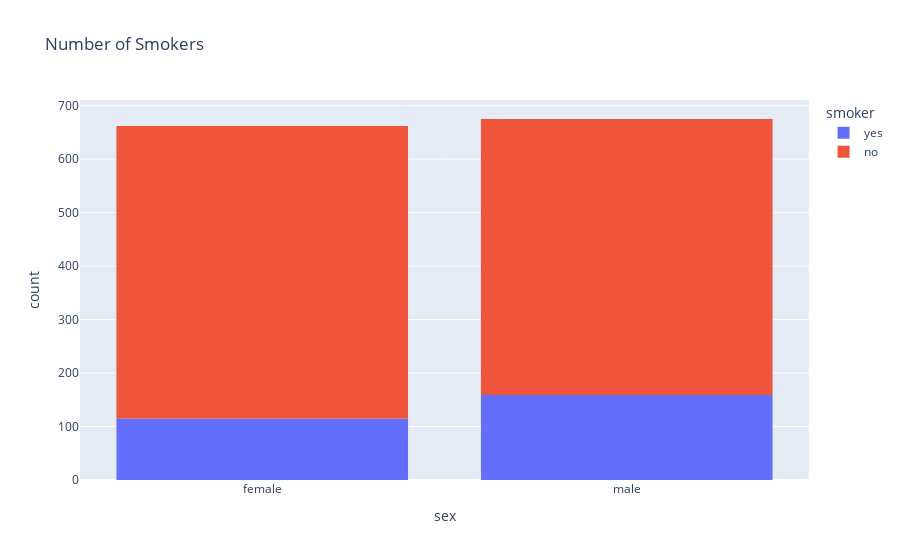

Notebook cell for this chart:
### Code cell
figure = px.histogram(data, x='sex', color='smoker', title='Number of Smokers')
figure.show()

### Figure 1 — Plotly figure (JSON) as saved in the notebook; plotly's stock layout.template omitted (floating-point values rounded to 4 significant figures; data arrays with more than 128 entries replaced by an {"elided": "..."} marker saying what was removed)
{"data": [{"alignmentgroup": "True", "bingroup": "x", "hovertemplate": "smoker=yes<br>sex=%{x}<br>count=%{y}<extra></extra>", "legendgroup": "yes", "marker": {"color": "#636efa", "pattern": {"shape": ""}}, "name": "yes", "offsetgroup": "yes", "orientation": "v", "showlegend": true, "type": "histogram", "x": {"elided": "274 str values"}, "xaxis": "x", "yaxis": "y"}, {"alignmentgroup": "True", "bingroup": "x", "hovertemplate": "smoker=no<br>sex=%{x}<br>count=%{y}<extra></extra>", "legendgroup": "no", "marker": {"color": "#EF553B", "pattern": {"shape": ""}}, "name": "no", "offsetgroup": "no", "orientation": "v", "showlegend": true, "type": "histogram", "x": {"elided": "1063 str values"}, "xaxis": "x", "yaxis": "y"}], "layout": {"barmode": "relative", "legend": {"title": {"text": "smoker"}, "tracegroupgap": 0}, "title": {"text": "Number of Smokers"}, "xaxis": {"anchor": "y", "domain": [0, 1], "title": {"text": "sex"}}, "yaxis": {"anchor": "x", "domain": [0, 1], "title": {"text": "count"}}}}
